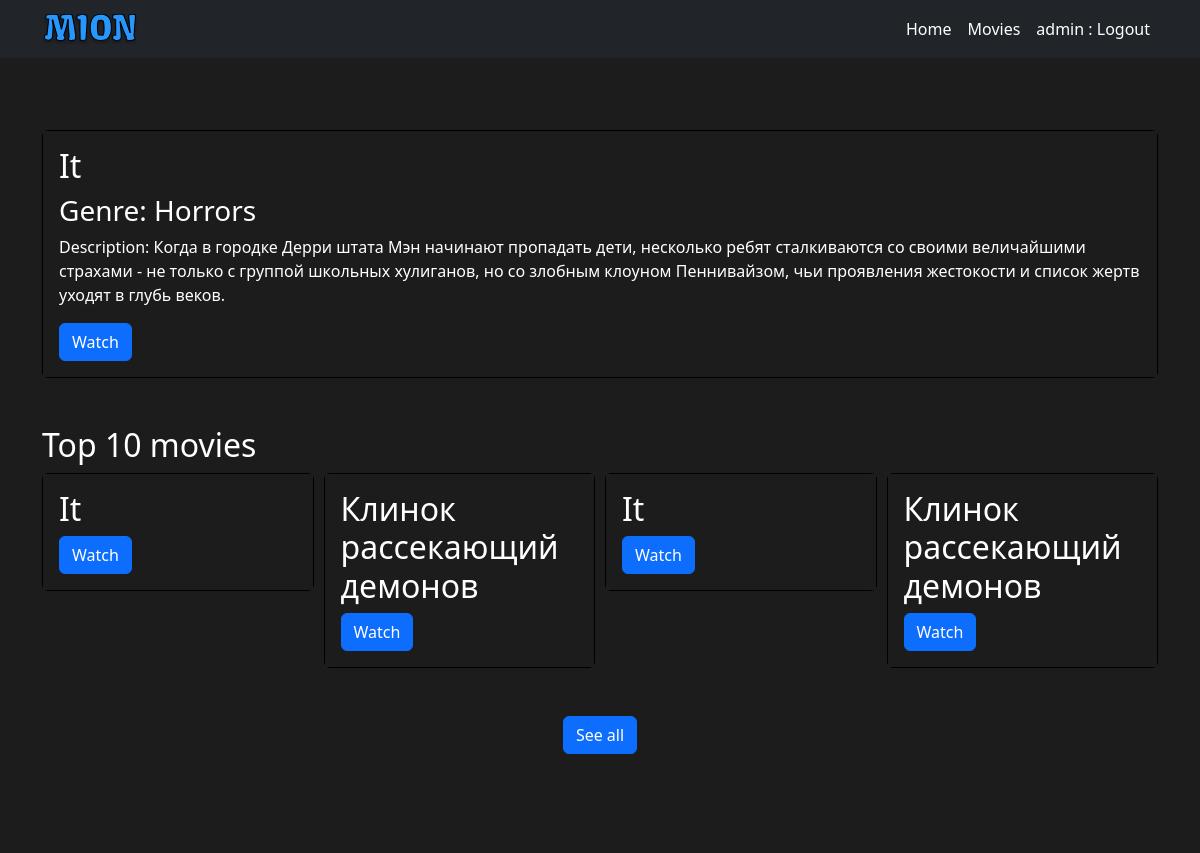
Screenshot of /movies/top/ (signed in) with the database file from the repository.
### mionApp/models.py (models this page shows, shortened)
class Movie(models.Model):
    movieName = models.CharField("Movie name", max_length=255)
    genre = models.ForeignKey(Genre, on_delete=models.CASCADE, verbose_name="Genre")
    producer = models.CharField("Producer", max_length=255)
    cover = models.CharField("Link to cover", max_length=500)
    poster = models.CharField("Link to poster", max_length=500)
    year = models.IntegerField("Year")
    rating = models.FloatField("Rating")
    movieLink = models.CharField("Youtube movie link", max_length=500)
    description = models.TextField("Description")
    isTopTen = models.BooleanField("Is top ten", default=False)
    isRecommended = models.BooleanField("Is recommended", default=False, blank=True, null=True)

class Genre(models.Model):
    genreName = models.CharField("Genre name", max_length=255)
    slug = models.SlugField(unique=True, blank=True, editable=False)

### mionApp/views.py (the view)
# urls.py: path('movies/top/', views.topMovies, name='topMovies'),
def topMovies(request):
    movie = Movie.objects.all()[:1]
    movies = Movie.objects.all()[:10]
    return render(request, "user/top-movies.html", {
        'movie': movie,
        'movies': movies
    })

### mionApp/templates/user/top-movies.html (shortened to what this page needs)
{% extends '../base.html' %}
{% block content %}
<main class="main"> <div style=" padding: 24px 24px; background:  #1C1C1C;; background-size: cover; background-attachment: fixed; background-position: center;">
    <div class="recommended mt-5 mb-5">
        <div class="container" style="btn btn-light">
            {% for m in movie %}
            {% if m.isRecommended %}
            <div class="card" style="background: #000">
                <div class="card-body"  style=" background-color:  #1C1C1C; color: #fff;">
                    <h2>{{ m.movieName }}</h2>
                    <h3>Genre: {{ m.genre.genreName }}</h3>
                    <p>Description: {{ m.description }}</p>
                    <a href="{% url 'movieDetail' pk=m.pk %}" class="btn btn-primary">Watch</a>
                </div>
            </div>
            {% else %}
            <h1 style="color: #fff;">Nothing</h1>
            {% endif %}
            {% endfor %}
        </div>
    </div>
    <div class="top-ten">
        <div class="container" style="btn btn-light">
            <h2 style="color: #ffffff;">Top 10 movies</h2>
            <div class="owl-carousel owl-theme" style="color: #fff;">
                {% for m in movies %}
                {% if m.isTopTen %}
                <div class="item">
                    <div class="card" style="background: #000000;">
                        <div class="card-body" style="background: #1C1C1C;">
                            <h2>{{ m.movieName }}</h2>
                            <a href="{% url 'movieDetail' pk=m.pk %}" class="btn btn-primary">Watch</a>
                        </div>
                    </div>
                </div>
                {% else %}
                <h1>Nothing</h1>
                {% endif %}
                {% endfor %}
            </div>
            <div class="mt-5 mb-5 text-center">
                <a href="#" class="btn btn-primary">See all</a>
            </div>
        </div>
    </div>
    </div>
</main>
{% endblock %}

### mionApp/templates/base.html (shortened to what this page needs)
{% load static %}
<!DOCTYPE html>
<html lang="en">
<head>
    <link rel="stylesheet" href="{% static './css/style.css' %}">
    <link rel="stylesheet" href="{% static './css/bootstrap.min.css' %}">
    <link rel="stylesheet" href="{% static './css/owl.theme.default.min.css' %}">
    <link rel="stylesheet" href="{% static './css/owl.carousel.min.css' %}">
    <link rel="stylesheet" href="https://cdnjs.cloudflare.com/ajax/libs/font-awesome/6.3.0/css/all.min.css" />
</head>
<body>
    <header class="navbar navbar-expand-lg bg-dark navbar-dark">
        <div class="container">
          <a class="navbar-brand" href="#"><img class="logo" src="{% static './img/MION.svg' %}" alt="Mion"></a>
          <div class="collapse navbar-collapse" id="navbarSupportedContent">
            <ul class="navbar-nav ms-auto mb-2 mb-lg-0">
              <li class="nav-item">
                <a class="nav-link active" aria-current="page" href="{% url 'topMovies' %}">Home</a>
              </li>
              <li class="nav-item">
                <a class="nav-link active" aria-current="page" href="{% url 'allMovies' %}">Movies</a>
              </li>
                {% if user.is_authenticated %}
              <li class="nav-item">
                <a class="nav-link active" aria-current="page" href="{% url 'logoutUser' %}">{{ user.username }} : Logout</a>
              </li>
                {% endif %}
            </ul>
          </div>
        </div>
    </header>
    {% block content %}
    {% endblock %}
</body>
</html>

### mionApp/static/css/style.css (style rules this page uses)
.logo { width: 8vw; }
.navbar .container { display: flex; align-items: center; }
.top-ten { bgcolor: 000000; }
.main { min-height: 100vh; background-color: #1C1C1C; }
html { background-color: #1C1C1C; }

### rows the page displays
Movie: movieName "It", genre.genreName "Horrors", description "Когда в городке Дерри штата Мэн начинают пропадать дети, несколько ребят сталкиваются со своими величайшими страхами - не только с группой школьных хулиганов, но со злобным клоуном Пеннивайзом, чьи проявления жестокости и список жертв уходят в глубь веков."
Movie: movieName "Клинок рассекающий демонов"

### other values shown
{{ user.username }} "admin"
